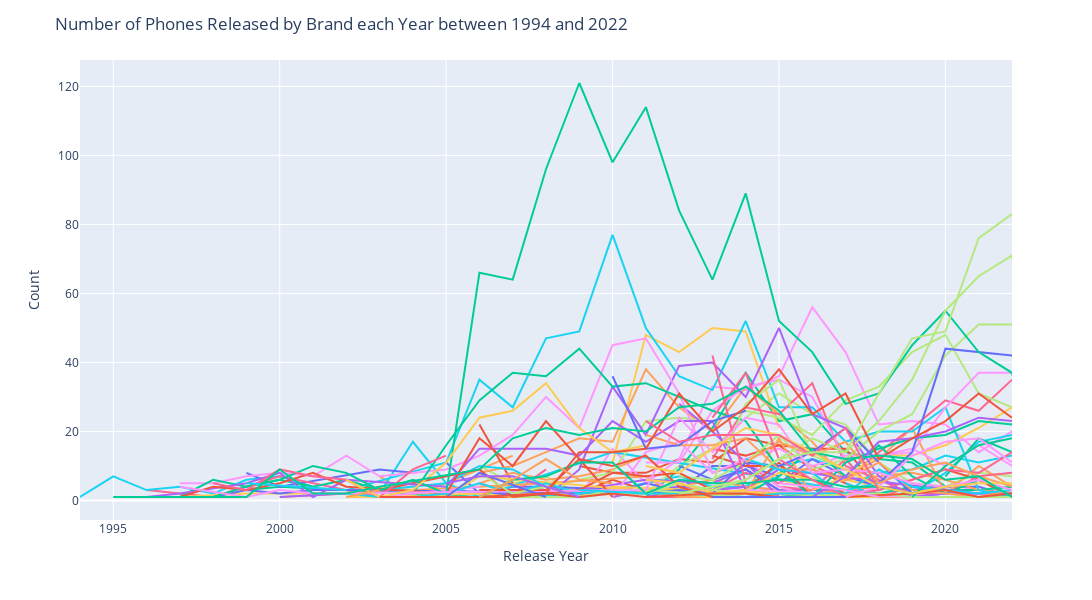

The notebook cell saved with this chart:
### Code cell
import plotly.express as px

# Get the phone counts by brand and release year
phone_counts = df.groupby(['Brand', 'Release_Year']).size().reset_index(name='count')

# Create the line plot
fig = px.line(phone_counts, x='Release_Year', y='count', color='Brand')

# Set the x-axis label
fig.update_xaxes(title_text='Release Year')

# Set the y-axis label
fig.update_yaxes(title_text='Count')

# Set the plot title
fig.update_layout(title='Number of Phones Released by Brand each Year between 1994 and 2022')



# Set the maximum value of the x-axis to 2022
fig.update_layout(xaxis=dict(range=[df['Release_Year'].min(), 2022]))

# Remove the legend
fig.update_layout(showlegend=False, height=600, width=1200)

# Show the plot
fig.show()
